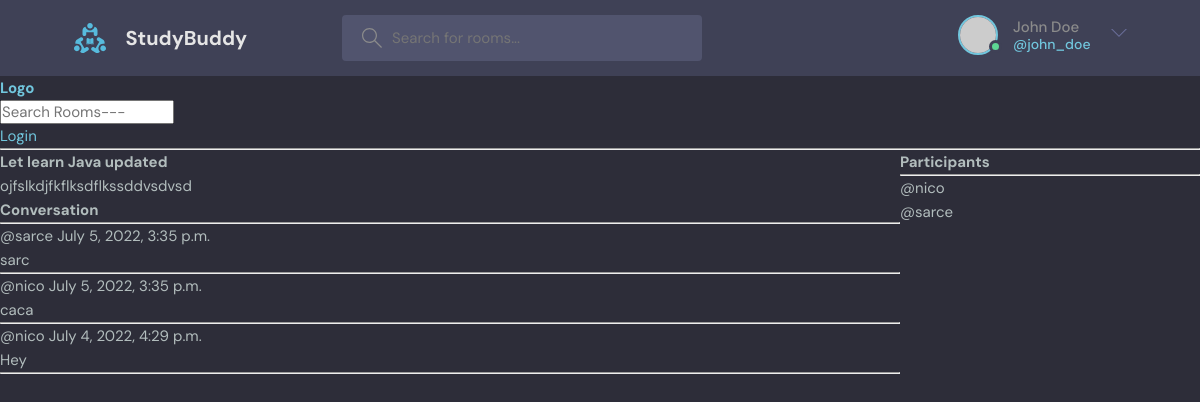
The page /room/1/ on the database its author committed.
### base/models.py (models this page shows, shortened)
class Room(models.Model):
    host = models.ForeignKey(User, on_delete=models.SET_NULL, null=True)
    topic = models.ForeignKey(Topic, on_delete=models.SET_NULL, null=True)
    name = models.CharField(max_length=200)
    description = models.TextField(null=True, blank=True)
    participants = models.ManyToManyField(User, related_name='participants', blank=True)
    updated = models.DateTimeField(auto_now=True)
    created = models.DateTimeField(auto_now_add=True)
    class Meta:
        ordering = ['-updated', '-created']

class Message(models.Model):
    user = models.ForeignKey(User, on_delete=models.CASCADE)
    room = models.ForeignKey(Room, on_delete=models.CASCADE)
    body = models.TextField()
    updated = models.DateTimeField(auto_now=True)
    created = models.DateTimeField(auto_now_add=True)

### base/views.py (the view, shortened to what this page needs)
def room(request, pk):
    room = Room.objects.get(id=pk)
    room_messages = room.message_set.all().order_by('-created')
    participants=room.participants.all()
    context = {'room':room,
    'room_messages':room_messages,
    'participants':participants}
    return render(request, 'base/room.html', context)

### base/templates/base/room.html (shortened to what this page needs)
{% extends 'main.html' %}
{% block content %}
<div class="room-container">
    <div>
        <h1>{{room.name}}</h1>
        <p>{{room.description}}</p>
        <div class="comment-wrapper">
            <h3>Conversation</h3>
            <hr>
            {% for message in room_messages  %}
                <div>
                    <small>@{{message.user}} {{message.created}}</small>
                    <p>{{message.body}}</p>
                    <hr>
                </div>
            {% endfor  %}
        </div>
    </div>
    <div>
        <h3>Participants</h3>
        <hr>
        {% for user in participants  %}
            <p>@{{user.username}}</p>
        {% endfor  %}
    </div>
</div>
{% endblock content %}

### static/styles/style.css (style rules this page uses)
:root { --color-main: #71c6dd; --color-main-light: #e1f6fb; --color-dark: #3f4156; --color-dark-medium: #51546e; --color-dark-light: #696d97; --color-light: #e5e5e5; --color-gray: #8b8b8b; --color-light-gray: #b2bdbd; --color-bg: #2d2d39; --color-success: #5dd693; --color-error: #fc4b0b; }
* { font-family: "DM Sans", -apple-system, BlinkMacSystemFont, "Segoe UI", Roboto, Oxygen, Ubuntu, Cantarell, "Open Sans", "Helvetica Neue", sans-serif; margin: 0; padding: 0; box-sizing: border-box; text-rendering: optimizeLegibility; font-size: inherit; }
html { font-size: 56.25%; }
@media only screen and (min-width: 1200px) { html { font-size: 62.5%; } }
body { line-height: 1.6; font-weight: 400; font-size: 1.5rem; color: var(--color-light-gray); background-color: var(--color-bg); min-height: 100vh; }

### base/templates/base/room.html (style rules this page uses)
.room-container { display: grid; grid-template-columns: 3fr 1fr; }

### rows shown on the page
Room: name "Let learn Java updated", description "ojfslkdjfkflksdflkssddvsdvsd"
Message: user "sarce", created "July 5, 2022, 3:35 p.m.", body "sarc"
Message: user "nico", created "July 5, 2022, 3:35 p.m.", body "caca"
Message: user "nico", created "July 4, 2022, 4:29 p.m.", body "Hey"

### other values the page prints
{{ user.username }} "nico"
{{ user.username }} "sarce"
